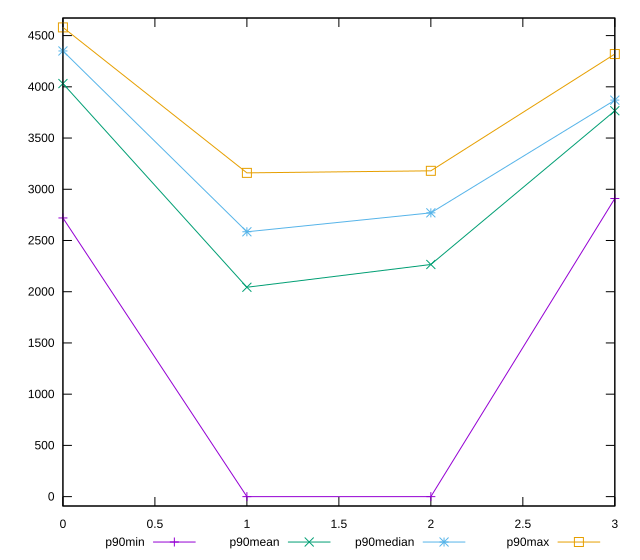

Reproduce this figure in gnuplot.
reset

$p90Min <<EOF
0 2720
1 0
2 0
3 2910
EOF

$p90Mean <<EOF
0 4031.7021276595747
1 2043.6170212765958
2 2265.8064516129034
3 3766.3829787234044
EOF

$p90Median <<EOF
0 4350
1 2585
2 2770
3 3870
EOF

$p90Max <<EOF
0 4580
1 3160
2 3180
3 4320
EOF

set key outside below
set xrange [0:3]
set yrange [-91.60000000000001:4671.6]
set trange [-91.60000000000001:4671.6]
set terminal svg size 640, 560 enhanced background rgb 'white'
set output "reports/report_00027_2021-02-24T12-40-31.850Z/unused-javascript/progression/value.svg"

plot $p90Min title "p90min" with linespoints, \
     $p90Mean title "p90mean" with linespoints, \
     $p90Median title "p90median" with linespoints, \
     $p90Max title "p90max" with linespoints

reset
